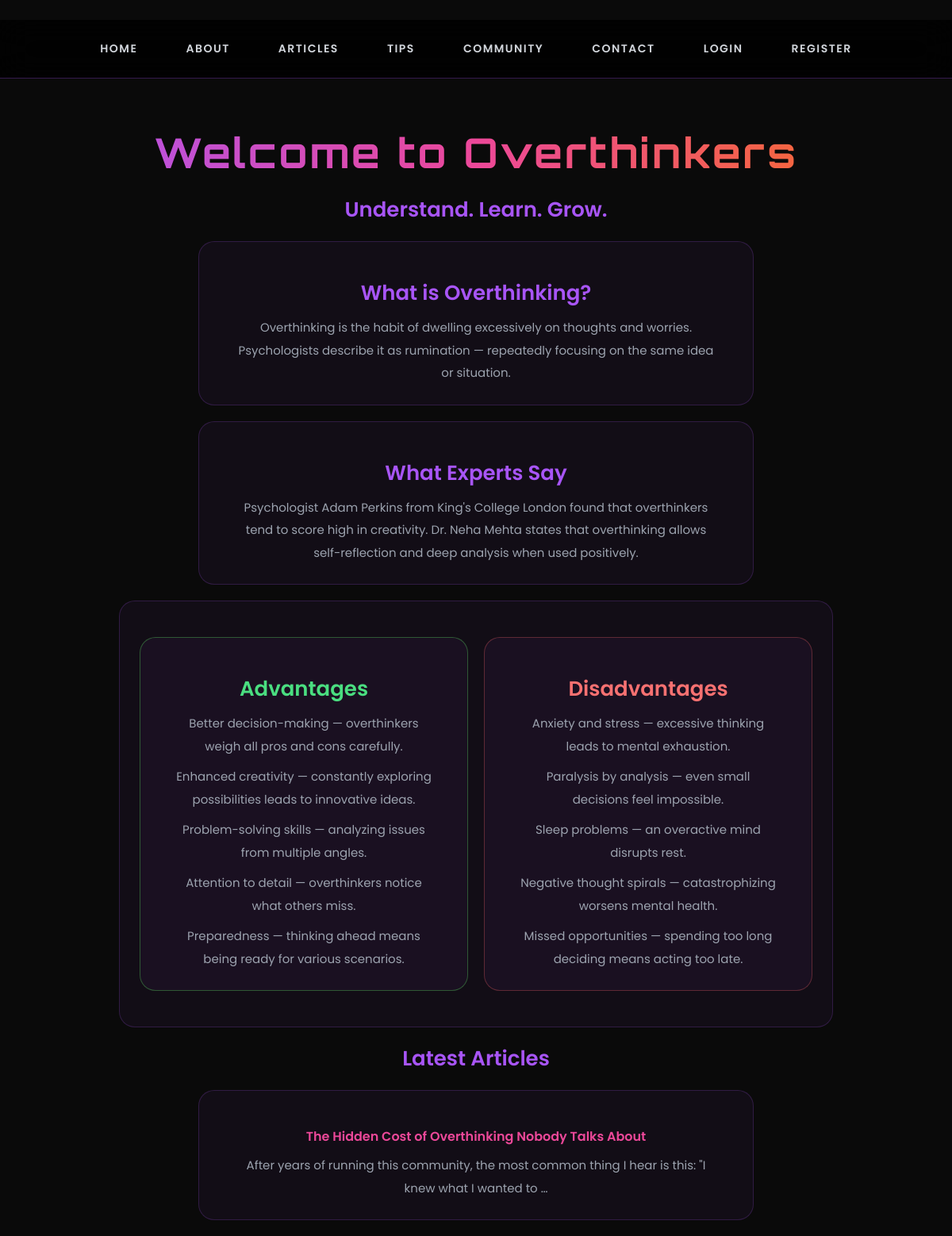
The page / on the database its author committed.
### myapp/models.py (models this page shows, shortened)
class Article(models.Model):
    title = models.CharField(max_length=200)
    content = models.TextField()
    date = models.DateTimeField(auto_now_add=True)
    likes = models.ManyToManyField(User, related_name='liked_articles', blank=True)

### myapp/views.py (the view)
# urls.py: path('', views.home, name='home'),
def home(request):
    articles = Article.objects.all().order_by('-date')[:3]
    return render(request, 'home.html', {'articles': articles})

### myapp/templates/home.html (shortened to what this page needs)
﻿{% load static %}
<!DOCTYPE html>
<html>
<head>
    <link rel="stylesheet" href="{% static 'css/style.css' %}">
</head>
<body>
    <nav>
        <a href="/">Home</a>
        <a href="/about/">About</a>
        <a href="/articles/">Articles</a>
        <a href="/tips/">Tips</a>
        <a href="/community/">Community</a>
        <a href="/contact/">Contact</a>
        {% if user.is_authenticated %}
        <a href="/logout/">Logout ({{ user.username }})</a>
        {% else %}
        <a href="/login/">Login</a>
        <a href="/register/">Register</a>
        {% endif %}
    </nav>
    <h1>Welcome to Overthinkers</h1>
    <h2>Understand. Learn. Grow.</h2>
    <div>
        <h2>What is Overthinking?</h2>
        <p>Overthinking is the habit of dwelling excessively on thoughts and worries. Psychologists describe it as rumination — repeatedly focusing on the same idea or situation.</p>
    </div>
    <div>
        <h2>What Experts Say</h2>
        <p>Psychologist Adam Perkins from King's College London found that overthinkers tend to score high in creativity. Dr. Neha Mehta states that overthinking allows self-reflection and deep analysis when used positively.</p>
    </div>
    <div style="display:flex; gap:20px; max-width:900px; margin:20px auto;">
        <div style="flex:1; border-color:rgba(100,255,100,0.3);">
            <h2 style="color:#4ade80">Advantages</h2>
            <p>Better decision-making — overthinkers weigh all pros and cons carefully.</p>
            <p>Enhanced creativity — constantly exploring possibilities leads to innovative ideas.</p>
            <p>Problem-solving skills — analyzing issues from multiple angles.</p>
            <p>Attention to detail — overthinkers notice what others miss.</p>
            <p>Preparedness — thinking ahead means being ready for various scenarios.</p>
        </div>
        <div style="flex:1; border-color:rgba(255,100,100,0.3);">
            <h2 style="color:#f87171">Disadvantages</h2>
            <p>Anxiety and stress — excessive thinking leads to mental exhaustion.</p>
            <p>Paralysis by analysis — even small decisions feel impossible.</p>
            <p>Sleep problems — an overactive mind disrupts rest.</p>
            <p>Negative thought spirals — catastrophizing worsens mental health.</p>
            <p>Missed opportunities — spending too long deciding means acting too late.</p>
        </div>
    </div>
    <h2>Latest Articles</h2>
    {% for article in articles %}
    <div>
        <h4>{{ article.title }}</h4>
        <p>{{ article.content|truncatewords:20 }}</p>
    </div>
    {% empty %}
    <p>No articles yet! Check back soon.</p>
    {% endfor %}
</body>
</html>

### myapp/static/css/style.css (style rules this page uses)
* { margin: 0; padding: 0; box-sizing: border-box; }
body { font-family: 'Poppins', sans-serif; color: white; min-height: 100vh; background: #0a0a0a; overflow-x: hidden; }
nav { background: rgba(0,0,0,0.8); backdrop-filter: blur(20px); padding: 18px 40px; display: flex; justify-content: center; gap: 25px; position: sticky; top: 0; border-bottom: 1px solid rgba(168,85,247,0.3); z-index: 100; }
nav a { color: #d1d5db; text-decoration: none; font-size: 14px; font-weight: 600; padding: 8px 18px; border-radius: 25px; transition: all 0.3s; letter-spacing: 1.5px; text-transform: uppercase; }
h1 { font-family: 'Orbitron', sans-serif; font-size: 52px; text-align: center; margin-top: 60px; background: linear-gradient(to right, #a855f7, #ec4899, #f97316); -webkit-background-clip: text; -webkit-text-fill-color: transparent; letter-spacing: 3px; }
h2 { font-size: 26px; text-align: center; color: #a855f7; margin-top: 20px; font-weight: 600; }
h3, h4 { color: #ec4899; margin-top: 20px; text-align: center; font-weight: 600; }
p { text-align: center; font-size: 15px; color: #9ca3af; margin-top: 10px; line-height: 1.9; padding: 0 20px; }
div { background: rgba(168,85,247,0.05); border: 1px solid rgba(168,85,247,0.2); border-radius: 20px; padding: 25px; margin: 20px auto; max-width: 700px; transition: all 0.3s; }
a { color: #a855f7; text-decoration: none; transition: all 0.3s; }
::placeholder { color: rgba(255,255,255,0.3); }

### rows shown on the page
Article: title "The Hidden Cost of Overthinking Nobody Talks About", content "After years of running this community, the most common thing I hear is this: \"I knew what I wanted to …"
